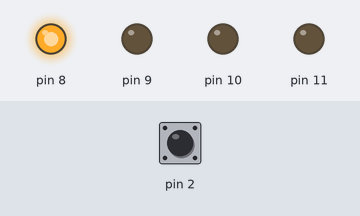
Recording of a sketch running on a simulated Arduino Uno, built with avr-gcc and run on an emulated ATmega328P. Shown: output pins drawn as LEDs (lit = HIGH). Inputs (shaded band) come from the test bench; at power-on: pin 2 HIGH.

Above: at 1.2 s.
1.3 s: pin 2 driven LOW
At 2.5 s:
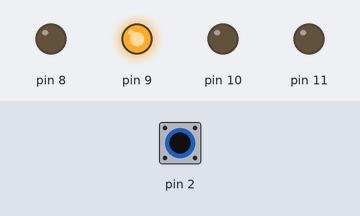
2.8 s: pin 2 pulsed HIGH 5 times (0.12 s each, 0.3 s apart)
At 3.37 s:
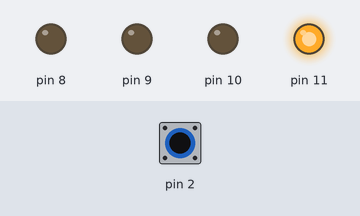
At 5.4 s:
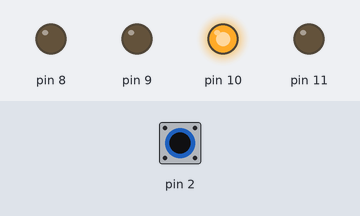
Timing chart, 0 to 6.9 s (numbered marks = the images above; inputs shaded):
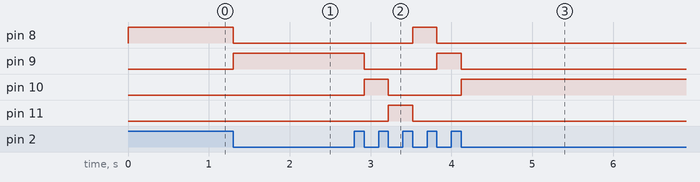

Measured:
- after the input at 1.3 s, pin 8: HIGH → LOW at once; pin 9: LOW → HIGH at once
- after the input at 2.8 s, pin 8: LOW → HIGH after 0.72 s, → LOW 0.30 s later; pin 9: HIGH → LOW after 0.12 s, → HIGH 0.90 s later, → LOW 0.30 s later; pin 10: LOW → HIGH after 0.12 s, → LOW 0.30 s later, → HIGH 0.90 s later; pin 11: LOW → HIGH after 0.42 s, → LOW 0.30 s later

The sketch:

AVRGCC_ExternalInterrupt.ino
```cpp
volatile int i = 0;
uint8_t led_pattern[] = {0x01, 0x02, 0x04, 0x08};

void setup() {
  // put your setup code here, to run once:
  EICRA |= (1 << ISC01);
  EICRA &= ~(1 << ISC00);               // falling edge 동작

  EIFR |= (1 << INTF0);                 // Clear INT0 Flag
  EIMSK |= (1 << INT0);                 // Enable INT0
  sei();                                // Global interrupt enable

  DDRB |= (1 << DDB0) | (1 << DDB1) | (1 << DDB2) | (1 << DDB3);      // PB0~PB3을 output으로 세팅
  DDRD &= ~(1 << DDD2);                 // PD2(INT0)를 intput으로 세팅

}

ISR(INT0_vect) {
  i++;                                  // 다음 패턴으로 이동
  i %= 4;                               // 배열의 범위 내에서 이동 0 ~ 3
}

void loop() {
  // put your main code here, to run repeatedly:
  PORTB = led_pattern[i];               // 패턴 출력
}
```
